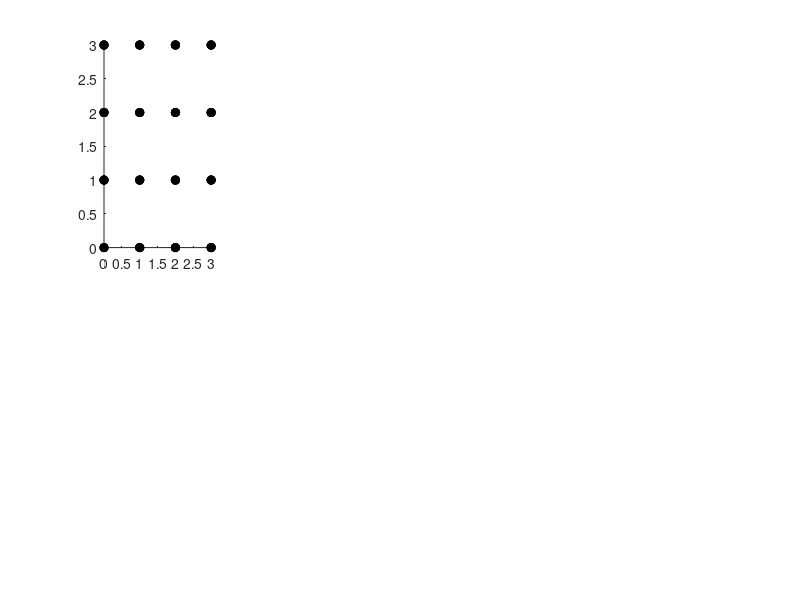

Write the MATLAB code that produced this figure. (Note: this script raises an error after producing the figure.)
% Author: Helena Peic Tukuljac, LTS2, EPFL
% Title: "Localization of Multiple Sound Sources in a Room with One Microhone"
% Conference: SPIE, 2017

clc; close all; clear all

figure('units','normalized','outerposition',[0 0 1 1])
set(gcf,'color','w');
addpath('../room_transfer_function_toolkit_matlab')
%% an example of a eigenvalue lattice
subplot(2,4,1)
xnodes = 3;
ynodes = 3;
znodes = 3;

for k = 0:znodes
     for j = 0:ynodes
          for i = 0:xnodes
              if(i||j||k)
                  scatter3(i,j,k,'filled','MarkerEdgeColor',[0 0 0],...
                  'MarkerFaceColor',[0 0 0])
              end
              hold on
          end
     end
end
   
h = mArrow3([0 0 0],[0 0 1], 'facealpha', 0.5, 'color', 'r', 'stemWidth', 0.02);
h = mArrow3([0 0 0],[0 1 1], 'facealpha', 0.5, 'color', 'g', 'stemWidth', 0.02); 
h = mArrow3([0 0 0],[1 1 1], 'facealpha', 0.5, 'color', 'b', 'stemWidth', 0.02); 
view([-17.5,20])
title('Eigenvalue grid')
set(gca, 'XTick', [])
set(gca, 'YTick', [])
set(gca, 'ZTick', [])
xlabel('$k_x$','Interpreter','Latex')
ylabel('$k_y$','Interpreter','Latex')
zlabel('$k_z$','Interpreter','Latex')
xlim([0 3])
ylim([0 3])
zlim([0 3])
set(gca,'fontsize', 14)

%% an example of axial mode
subplot(2,4,2)
h = mArrow3([0 0 0],[0 0 1], 'facealpha', 0.5, 'color', 'r', 'stemWidth', 0.02);
h = mArrow3([0 0 0],[0 0 -1], 'facealpha', 0.5, 'color', 'r', 'stemWidth', 0.02);
hold on
scatter3(0,0,0,'filled','MarkerEdgeColor',[0 0 0],'MarkerFaceColor',[1 1 1])
view([-17.5,20])
title('Axial mode')
set(gca, 'XTick', [])
set(gca, 'YTick', [])
set(gca, 'ZTick', [])
xlabel('$k_x$','Interpreter','Latex')
ylabel('$k_y$','Interpreter','Latex')
zlabel('$k_z$','Interpreter','Latex')
xlim([-1 1])
ylim([-1 1])
zlim([-1 1])
set(gca,'fontsize', 14)

%% an example of tangential mode
subplot(2,4,3)
h = mArrow3([0 0 0],[0 1 1], 'facealpha', 0.5, 'color', 'g', 'stemWidth', 0.02);
h = mArrow3([0 0 0],[0 -1 1], 'facealpha', 0.5, 'color', 'g', 'stemWidth', 0.02);
h = mArrow3([0 0 0],[0 -1 -1], 'facealpha', 0.5, 'color', 'g', 'stemWidth', 0.02);
h = mArrow3([0 0 0],[0 1 -1], 'facealpha', 0.5, 'color', 'g', 'stemWidth', 0.02);
hold on
scatter3(0,0,0,'filled','MarkerEdgeColor',[0 0 0],'MarkerFaceColor',[1 1 1])
view([-17.5,20])
title('Tangential mode')
set(gca, 'XTick', [])
set(gca, 'YTick', [])
set(gca, 'ZTick', [])
xlabel('$k_x$','Interpreter','Latex')
ylabel('$k_y$','Interpreter','Latex')
zlabel('$k_z$','Interpreter','Latex')
xlim([-1 1])
ylim([-1 1])
zlim([-1 1])
set(gca,'fontsize', 14)

%% an example of oblique mode
subplot(2,4,4)
h = mArrow3([0 0 0],[1 1 1], 'facealpha', 0.5, 'color', 'b', 'stemWidth', 0.02);
h = mArrow3([0 0 0],[1 1 -1], 'facealpha', 0.5, 'color', 'b', 'stemWidth', 0.02);
h = mArrow3([0 0 0],[1 -1 1], 'facealpha', 0.5, 'color', 'b', 'stemWidth', 0.02);
h = mArrow3([0 0 0],[1 -1 -1], 'facealpha', 0.5, 'color', 'b', 'stemWidth', 0.02);

h = mArrow3([0 0 0],[-1 -1 -1], 'facealpha', 0.5, 'color', 'b', 'stemWidth', 0.02);
h = mArrow3([0 0 0],[-1 1 1], 'facealpha', 0.5, 'color', 'b', 'stemWidth', 0.02);
h = mArrow3([0 0 0],[-1 -1 1], 'facealpha', 0.5, 'color', 'b', 'stemWidth', 0.02);
h = mArrow3([0 0 0],[-1 1 -1], 'facealpha', 0.5, 'color', 'b', 'stemWidth', 0.02);
hold on
scatter3(0,0,0,'filled','MarkerEdgeColor',[0 0 0],'MarkerFaceColor',[1 1 1])
view([-17.5,20])
title('Oblique mode')
set(gca, 'XTick', [])
set(gca, 'YTick', [])
set(gca, 'ZTick', [])
xlabel('$k_x$','Interpreter','Latex')
ylabel('$k_y$','Interpreter','Latex')
zlabel('$k_z$','Interpreter','Latex')
xlim([-1 1])
ylim([-1 1])
zlim([-1 1])
set(gca,'fontsize', 14)
